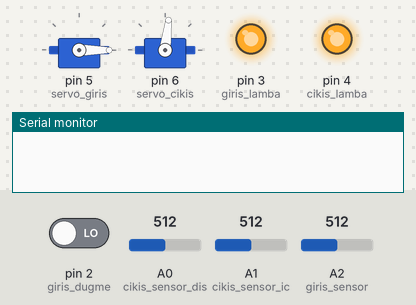
The sketch below on a simulated Arduino Uno, built with avr-gcc and run on an emulated ATmega328P. On the bench: 2 × servo, output pins drawn as LEDs (lit = HIGH), the last lines printed to the serial monitor. Inputs (shaded band) come from the test bench; at power-on: pin 2 (giris_dugme) LOW, A1 (cikis_sensor_ic) = 512, A0 (cikis_sensor_dis) = 512, A2 (giris_sensor) = 512.

Above: at 2.28 s.
2.3 s: pin 2 (giris_dugme) driven HIGH
At 8.12 s:
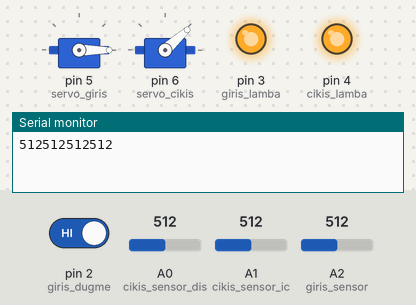
At 10.7 s:
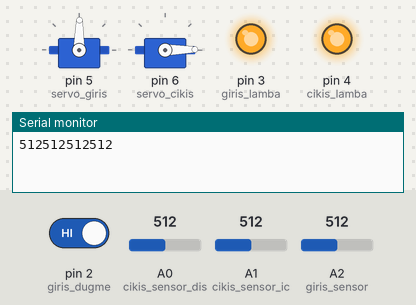
10.9 s: A1 (cikis_sensor_ic) set to 732
At 15.53 s:
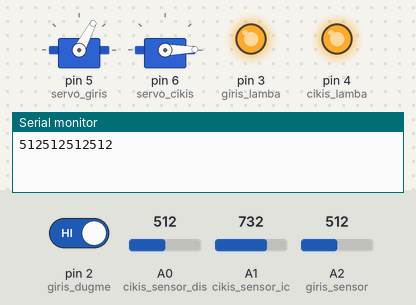
17.8 s: A1 (cikis_sensor_ic) set to 767
Timing chart, 0 to 25.8 s (numbered marks = the images above; inputs shaded):
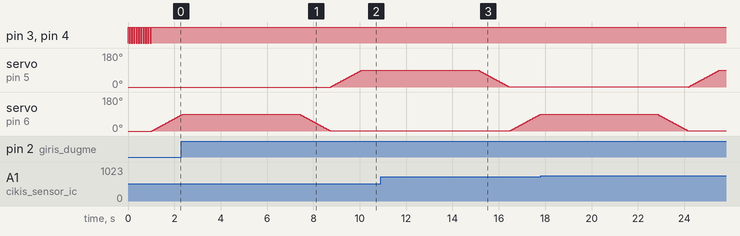

Measured:
- after the input at 2.3 s, servo on pin 5 (servo_giris): moves from 0° to 89° over 1.3 s, starting after 6.5 s; servo on pin 6 (servo_cikis): goes on until 8.7 s, then stays 1°

The sketch:

032_Otopark_Projesi.ino
```cpp
       #include <Servo.h>            /* Servo kutuphanesi projeye dahil edildi */
       Servo servo_giris;            /* servo motor isimlendirildi */
       Servo servo_cikis;            /* servo motor isimlendirildi */

       #define   cikis_sensor_dis  A0
       #define   cikis_sensor_ic  A1
       #define   giris_sensor  A2
       #define   giris_dugme   2
       #define   giris_lamba   3
       #define   cikis_lamba   4

       #define  a     8
       #define  b     7
       #define  c     9
       #define  d     10
       #define  e     11
       #define  f     12
       #define  g     13

       int bos_yer = 9;
       int sayac = 0;
//-----------------------------------------------------------------------------------
      void setup()
      {
      Serial.begin(9600);
      servo_giris.attach(5);        /* Servo motor 5 numarali pine baglandi */
      servo_cikis.attach(6);        /* Servo motor 6 numarali pine baglandi */
      servo_giris.write(0);         // girişteki servoyu yatay konuma ayarladım
      servo_cikis.write(0);         // çıkıştaki servoyu yatay konuma ayarladım

      pinMode(giris_lamba,OUTPUT);
      pinMode(cikis_lamba,OUTPUT);
      pinMode(giris_dugme,INPUT);

      arac_sayisi_goster(bos_yer);

      while(sayac<10)
      {
      digitalWrite(giris_lamba, HIGH);
      digitalWrite(cikis_lamba, HIGH);
      delay(50);
      digitalWrite(giris_lamba, LOW);
      digitalWrite(cikis_lamba, LOW);
      delay(50);
      sayac++;
      }

      digitalWrite(giris_lamba, HIGH);
      digitalWrite(cikis_lamba, HIGH);
      }
//-----------------------------------------------------------------------------------
      void loop()
      {
      if(digitalRead(giris_dugme) == HIGH)
      {
              if(bos_yer == 0)
              {
              goto kapiyi_acma;
              }

              for(int i = 0; i < 90; i++)
              {
              servo_giris.write(i);
              delay(15);
              }

              while(analogRead(giris_sensor)>800)
              {
              }
              delay(5000);
              for(int i = 90; i > 0; i--)
              {
              servo_giris.write(i);
              delay(15);
              }

              bos_yer = bos_yer - 1;
              arac_sayisi_goster(bos_yer);
        }

kapiyi_acma:
      delay(11);  //?????
//-------------------------------------------aşağısı çıkış bölümü


      if(analogRead(cikis_sensor_ic) < 750)
      {
              for(int i = 0; i < 90; i++)
              {
              servo_cikis.write(i);
              delay(15);
              }

              Serial.print(analogRead(cikis_sensor_ic));
              Serial.print(analogRead(cikis_sensor_dis));

              while(analogRead(cikis_sensor_dis)>600)
              {
              }
              Serial.print(analogRead(cikis_sensor_ic));
              Serial.print(analogRead(cikis_sensor_dis));

              delay(5000);
              for(int i = 90; i > 0; i--)
              {
              servo_cikis.write(i);
              delay(15);
              }

              bos_yer = bos_yer + 1;
              arac_sayisi_goster(bos_yer);
        }

//------------------------------------------yukarısı çıkış bölümüne ait.....

      } // void loop


//===============================================/*//fonksiyon başlıyor
void arac_sayisi_goster(int sayi)
{
switch (sayi)
    {
    case 0:
          digitalWrite(a,HIGH);
          digitalWrite(b,HIGH);
          digitalWrite(c,HIGH);
          digitalWrite(d,HIGH);
          digitalWrite(e,HIGH);
          digitalWrite(f,HIGH);
          digitalWrite(g,LOW);
      break;

    case 1:
          digitalWrite(a,LOW);
          digitalWrite(b,HIGH);
          digitalWrite(c,HIGH);
          digitalWrite(d,LOW);
          digitalWrite(e,LOW);
          digitalWrite(f,LOW);
          digitalWrite(g,LOW);
      break;

    case 2:
          digitalWrite(a,HIGH);
          digitalWrite(b,HIGH);
          digitalWrite(c,LOW);
          digitalWrite(d,HIGH);
          digitalWrite(e,HIGH);
          digitalWrite(f,LOW);
          digitalWrite(g,HIGH);
      break;

    case 3:
          digitalWrite(a,HIGH);
          digitalWrite(b,HIGH);
          digitalWrite(c,HIGH);
          digitalWrite(d,HIGH);
          digitalWrite(e,LOW);
          digitalWrite(f,LOW);
          digitalWrite(g,HIGH);
      break;

    case 4:
           digitalWrite(a,LOW);
           digitalWrite(b,HIGH);
           digitalWrite(c,HIGH);
           digitalWrite(d,LOW);
           digitalWrite(e,LOW);
           digitalWrite(f,HIGH);
           digitalWrite(g,HIGH);
      break;

    case 5:
          digitalWrite(a,HIGH);
          digitalWrite(b,LOW);
          digitalWrite(c,HIGH);
          digitalWrite(d,HIGH);
          digitalWrite(e,LOW);
          digitalWrite(f,HIGH);
          digitalWrite(g,HIGH);
      break;

    case 6:
          digitalWrite(a,HIGH);
          digitalWrite(b,LOW);
          digitalWrite(c,HIGH);
          digitalWrite(d,HIGH);
          digitalWrite(e,HIGH);
          digitalWrite(f,HIGH);
          digitalWrite(g,HIGH);
      break;

    case 7:
          digitalWrite(a,HIGH);
          digitalWrite(b,HIGH);
          digitalWrite(c,HIGH);
          digitalWrite(d,LOW);
          digitalWrite(e,LOW);
          digitalWrite(f,LOW);
          digitalWrite(g,LOW);
      break;

    case 8:
          digitalWrite(a,HIGH);
          digitalWrite(b,HIGH);
          digitalWrite(c,HIGH);
          digitalWrite(d,HIGH);
          digitalWrite(e,HIGH);
          digitalWrite(f,HIGH);
          digitalWrite(g,HIGH);
      break;

    case 9:
          digitalWrite(a,HIGH);
          digitalWrite(b,HIGH);
          digitalWrite(c,HIGH);
          digitalWrite(d,HIGH);
          digitalWrite(e,LOW);
          digitalWrite(f,HIGH);
          digitalWrite(g,HIGH);
      break;
  }
}
```
